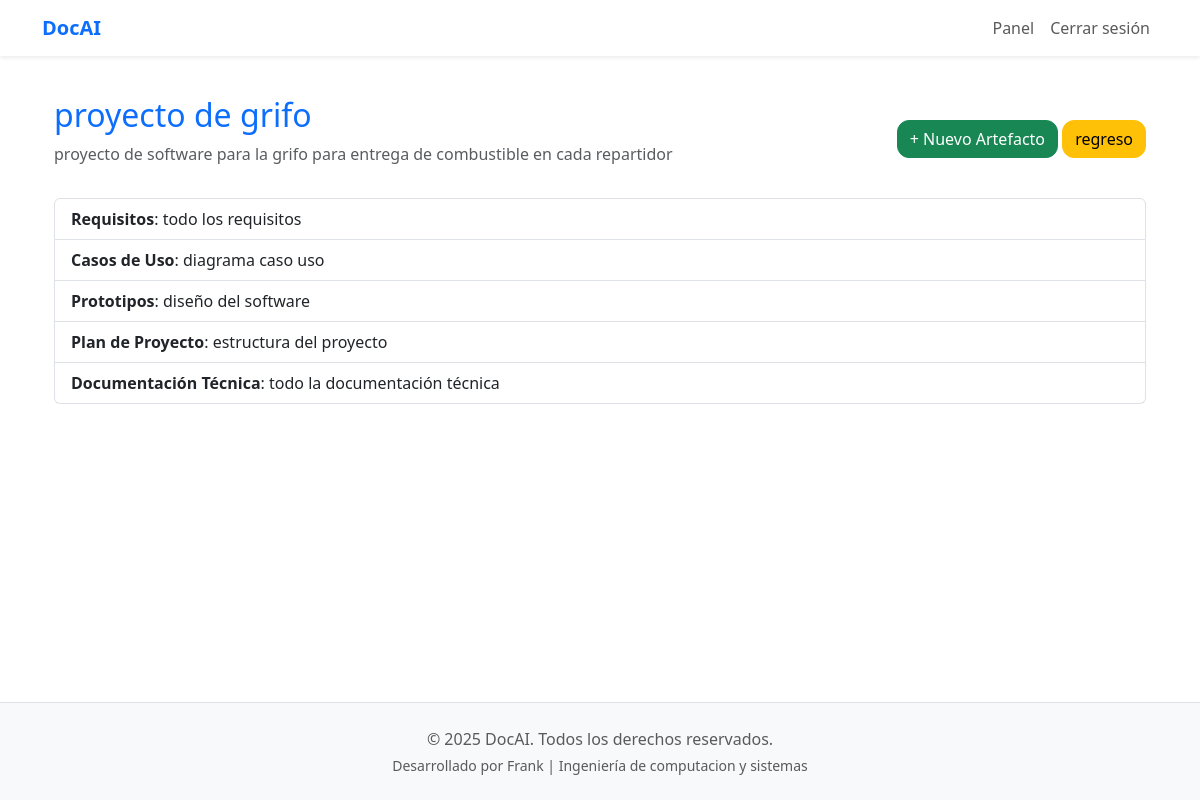
The page /proyecto/1/ (signed in) on the database its author committed.
### documentacion/models.py (models this page shows, shortened)
class Project(models.Model):
    nombre = models.CharField(max_length=100)
    descripcion = models.TextField(blank=True)
    propietario = models.ForeignKey(User, on_delete=models.CASCADE)
    creado = models.DateTimeField(auto_now_add=True)

class Artefacto(models.Model):
    TIPOS = [
        ('REQ', 'Requisitos'),
        ('CU', 'Casos de Uso'),
        ('PROT', 'Prototipos'),
        ('PLAN', 'Plan de Proyecto'),
        ('DOC', 'Documentación Técnica'),
        ('REP', 'Reporte de Progreso'),
        ('MAN', 'Manual de Usuario'),
        ('MANT', 'Documentación de Mantenimiento'),
    ]
    proyecto = models.ForeignKey(Project, on_delete=models.CASCADE, related_name="artefactos")
    tipo = models.CharField(max_length=10, choices=TIPOS)
    titulo = models.CharField(max_length=100)
    contenido = models.TextField()
    generado_por_ia = models.BooleanField(default=True)
    creado = models.DateTimeField(auto_now_add=True)

### documentacion/views.py (the view)
# urls.py: path('proyecto/<int:proyecto_id>/', views.detalle_proyecto, name='detalle_proyecto'),
@login_required
def detalle_proyecto(request, proyecto_id):
    proyecto = get_object_or_404(Project, id=proyecto_id, propietario=request.user)
    artefactos = proyecto.artefactos.all()
    return render(request, 'documentacion/detalle_proyecto.html', {
        'proyecto': proyecto,
        'artefactos': artefactos
    })

### documentacion/templates/documentacion/detalle_proyecto.html (shortened to what this page needs)
{% extends 'base.html' %}
{% block content %}
<div class="container">
    <div class="d-flex justify-content-between align-items-center mb-3">
        <div>
            <h2 class="text-primary">{{ proyecto.nombre }}</h2>
            <p class="text-muted">{{ proyecto.descripcion }}</p>
        </div>
        <div>
        <a href="{% url 'crear_artefacto' proyecto.id %}" class="btn btn-success">+ Nuevo Artefacto</a>
        <a href="{% url 'dashboard' %}" class="btn btn-warning">regreso</a>
        </div>
    </div>
    {% if artefactos %}
        <div class="list-group">
            {% for artefacto in artefactos %}
                <a href="{% url 'ver_artefacto' artefacto.id %}" class="list-group-item list-group-item-action">
                    <strong>{{ artefacto.get_tipo_display }}</strong>: {{ artefacto.titulo }}
                </a>
            {% endfor %}
        </div>
    {% else %}
        <div class="alert alert-info mt-3">
            Este proyecto aún no tiene artefactos generados.
        </div>
    {% endif %}
</div>
{% endblock %}

### static/css/styles.css (style rules this page uses)
body { scroll-behavior: smooth; }
.btn { border-radius: 0.75rem; }

### rows shown on the page
Project: nombre "proyecto de grifo", descripcion "proyecto de software para la grifo para entrega de combustible en cada repartidor"
Artefacto: tipo "Requisitos", titulo "todo los requisitos"
Artefacto: tipo "Casos de Uso", titulo "diagrama caso uso"
Artefacto: tipo "Prototipos", titulo "diseño del software"
Artefacto: tipo "Plan de Proyecto", titulo "estructura del proyecto"
Artefacto: tipo "Documentación Técnica", titulo "todo la documentación técnica"
